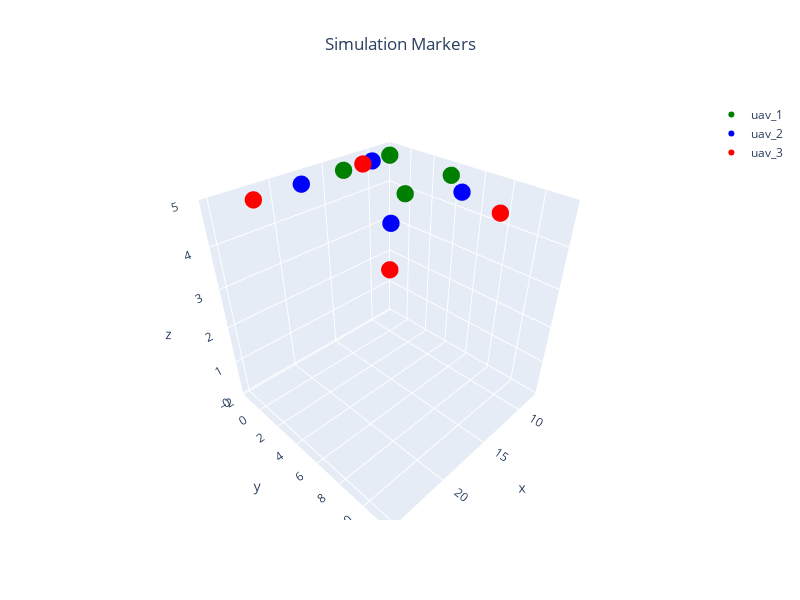

Here is the notebook cell this chart was saved with:
### Markdown cell above
## Create Plans

### Code cell
offsets = [ #east, north, up, heading
    (10, 0, 0, 0), 
    (12, 0, 0, 0),
    (13, 0, 0, 0),
    # (-15, 0, 0, 0),
    # (0, -20, 0, 0),
]

n_uavs = len(offsets)


local_paths=[Plan.create_square_path(side_len=dist,alt= 5) for dist in (5,7,10,12,15)]

homes=np.array([offset[:3] for offset in offsets])
gcs=GCS(positions=homes.copy())

global_paths=[local2global(np.array(path), home,pairwise=True) for path,home in zip(local_paths,homes)]

plans=[Plan.basic(wps=path,alt=5,wp_margin=0.5) for path in local_paths]


colors=['Green','Blue','Red','Orange','Yellow',]
markers = {f'uav_{i+1}': {'pos':global_paths[i],'color':colors[i]} for i in range(n_uavs)}


if simulator == 'QGroundControl':
    qgc_origin=(-35.3633245,149.1652241,0,0)
    spawns=find_spawns(qgc_origin, offsets)
    add_qgc_links(n=n_uavs)
    

plot_3d_interactive(markers,title='Simulation Markers',expand=[0.2,0.2,0.6],ground=-0.05)

### Figure 1 — Plotly figure (JSON) as saved in the notebook; plotly's stock layout.template omitted (floating-point values rounded to 4 significant figures)
{"data": [{"marker": {"color": "Green", "size": 6}, "mode": "markers", "name": "uav_1", "type": "scatter3d", "x": [10, 10, 15, 15, 10], "y": [0, 5, 5, 0, 0], "z": [5, 5, 5, 5, 5]}, {"marker": {"color": "Blue", "size": 6}, "mode": "markers", "name": "uav_2", "type": "scatter3d", "x": [12, 12, 19, 19, 12], "y": [0, 7, 7, 0, 0], "z": [5, 5, 5, 5, 5]}, {"marker": {"color": "Red", "size": 6}, "mode": "markers", "name": "uav_3", "type": "scatter3d", "x": [13, 13, 23, 23, 13], "y": [0, 10, 10, 0, 0], "z": [5, 5, 5, 5, 5]}], "layout": {"height": 600, "scene": {"xaxis": {"range": [7.4, 25.6], "title": {"text": "x"}}, "yaxis": {"range": [-2, 12], "title": {"text": "y"}}, "zaxis": {"range": [-0.05, 5], "title": {"text": "z"}}}, "title": {"text": "Simulation Markers", "x": 0.5, "xanchor": "center"}, "width": 800}}
